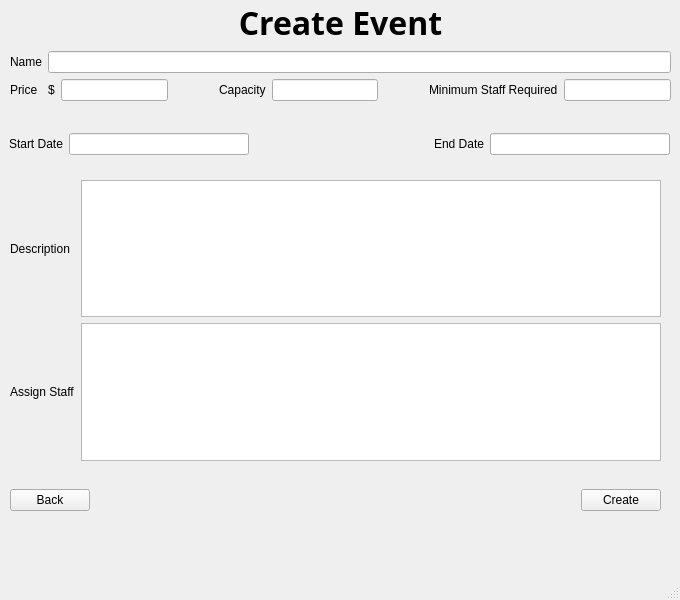
<?xml version="1.0" encoding="UTF-8"?>
<ui version="4.0">
 <class>MainWindow</class>
 <widget class="QMainWindow" name="MainWindow">
  <property name="geometry">
   <rect>
    <x>0</x>
    <y>0</y>
    <width>680</width>
    <height>600</height>
   </rect>
  </property>
  <property name="windowTitle">
   <string>MainWindow</string>
  </property>
  <widget class="QWidget" name="centralwidget">
   <widget class="QWidget" name="gridLayoutWidget">
    <property name="geometry">
     <rect>
      <x>10</x>
      <y>0</y>
      <width>661</width>
      <height>101</height>
     </rect>
    </property>
    <layout class="QGridLayout" name="gridLayout">
     <item row="2" column="4">
      <spacer name="horizontalSpacer_2">
       <property name="orientation">
        <enum>Qt::Horizontal</enum>
       </property>
       <property name="sizeHint" stdset="0">
        <size>
         <width>40</width>
         <height>20</height>
        </size>
       </property>
      </spacer>
     </item>
     <item row="2" column="8">
      <widget class="QLabel" name="label_6">
       <property name="text">
        <string>Minimum Staff Required</string>
       </property>
      </widget>
     </item>
     <item row="0" column="0" colspan="10">
      <widget class="QLabel" name="label">
       <property name="font">
        <font>
         <family>Arial Black</family>
         <pointsize>24</pointsize>
         <weight>75</weight>
         <bold>true</bold>
        </font>
       </property>
       <property name="text">
        <string>Create Event</string>
       </property>
       <property name="alignment">
        <set>Qt::AlignCenter</set>
       </property>
      </widget>
     </item>
     <item row="2" column="5">
      <widget class="QLabel" name="label_4">
       <property name="text">
        <string>Capacity</string>
       </property>
      </widget>
     </item>
     <item row="2" column="7">
      <spacer name="horizontalSpacer_3">
       <property name="orientation">
        <enum>Qt::Horizontal</enum>
       </property>
       <property name="sizeHint" stdset="0">
        <size>
         <width>40</width>
         <height>20</height>
        </size>
       </property>
      </spacer>
     </item>
     <item row="2" column="0">
      <widget class="QLabel" name="label_3">
       <property name="text">
        <string>Price</string>
       </property>
      </widget>
     </item>
     <item row="2" column="6">
      <widget class="QLineEdit" name="lineEdit_3"/>
     </item>
     <item row="1" column="0">
      <widget class="QLabel" name="label_2">
       <property name="text">
        <string>Name</string>
       </property>
      </widget>
     </item>
     <item row="1" column="1" colspan="9">
      <widget class="QLineEdit" name="lineEdit"/>
     </item>
     <item row="2" column="3">
      <widget class="QLineEdit" name="lineEdit_2"/>
     </item>
     <item row="2" column="9">
      <widget class="QLineEdit" name="lineEdit_4"/>
     </item>
     <item row="2" column="1" colspan="2">
      <widget class="QLabel" name="label_5">
       <property name="text">
        <string>$</string>
       </property>
      </widget>
     </item>
    </layout>
   </widget>
   <widget class="QWidget" name="gridLayoutWidget_2">
    <property name="geometry">
     <rect>
      <x>9</x>
      <y>119</y>
      <width>661</width>
      <height>51</height>
     </rect>
    </property>
    <layout class="QGridLayout" name="gridLayout_2">
     <item row="0" column="0">
      <widget class="QLabel" name="label_7">
       <property name="text">
        <string>Start Date</string>
       </property>
      </widget>
     </item>
     <item row="0" column="3">
      <widget class="QLabel" name="label_8">
       <property name="text">
        <string>End Date</string>
       </property>
      </widget>
     </item>
     <item row="0" column="4">
      <widget class="QLineEdit" name="lineEdit_6"/>
     </item>
     <item row="0" column="1">
      <widget class="QLineEdit" name="lineEdit_5"/>
     </item>
     <item row="0" column="2">
      <spacer name="horizontalSpacer">
       <property name="orientation">
        <enum>Qt::Horizontal</enum>
       </property>
       <property name="sizeHint" stdset="0">
        <size>
         <width>40</width>
         <height>20</height>
        </size>
       </property>
      </spacer>
     </item>
    </layout>
   </widget>
   <widget class="QWidget" name="gridLayoutWidget_3">
    <property name="geometry">
     <rect>
      <x>10</x>
      <y>180</y>
      <width>651</width>
      <height>281</height>
     </rect>
    </property>
    <layout class="QGridLayout" name="gridLayout_3">
     <item row="1" column="0">
      <widget class="QLabel" name="label_10">
       <property name="text">
        <string>Assign Staff</string>
       </property>
      </widget>
     </item>
     <item row="0" column="0">
      <widget class="QLabel" name="label_9">
       <property name="text">
        <string>Description</string>
       </property>
      </widget>
     </item>
     <item row="0" column="1">
      <widget class="QPlainTextEdit" name="plainTextEdit"/>
     </item>
     <item row="1" column="1">
      <widget class="QListWidget" name="listWidget"/>
     </item>
    </layout>
   </widget>
   <widget class="QWidget" name="gridLayoutWidget_4">
    <property name="geometry">
     <rect>
      <x>10</x>
      <y>470</y>
      <width>651</width>
      <height>61</height>
     </rect>
    </property>
    <layout class="QGridLayout" name="gridLayout_4">
     <item row="0" column="2">
      <widget class="QPushButton" name="pushButton_2">
       <property name="text">
        <string>Create</string>
       </property>
      </widget>
     </item>
     <item row="0" column="0">
      <widget class="QPushButton" name="pushButton">
       <property name="text">
        <string>Back</string>
       </property>
      </widget>
     </item>
     <item row="0" column="1">
      <spacer name="horizontalSpacer_4">
       <property name="orientation">
        <enum>Qt::Horizontal</enum>
       </property>
       <property name="sizeHint" stdset="0">
        <size>
         <width>40</width>
         <height>20</height>
        </size>
       </property>
      </spacer>
     </item>
    </layout>
   </widget>
  </widget>
  <widget class="QMenuBar" name="menubar">
   <property name="geometry">
    <rect>
     <x>0</x>
     <y>0</y>
     <width>680</width>
     <height>22</height>
    </rect>
   </property>
  </widget>
  <widget class="QStatusBar" name="statusbar"/>
 </widget>
 <resources/>
 <connections/>
</ui>
